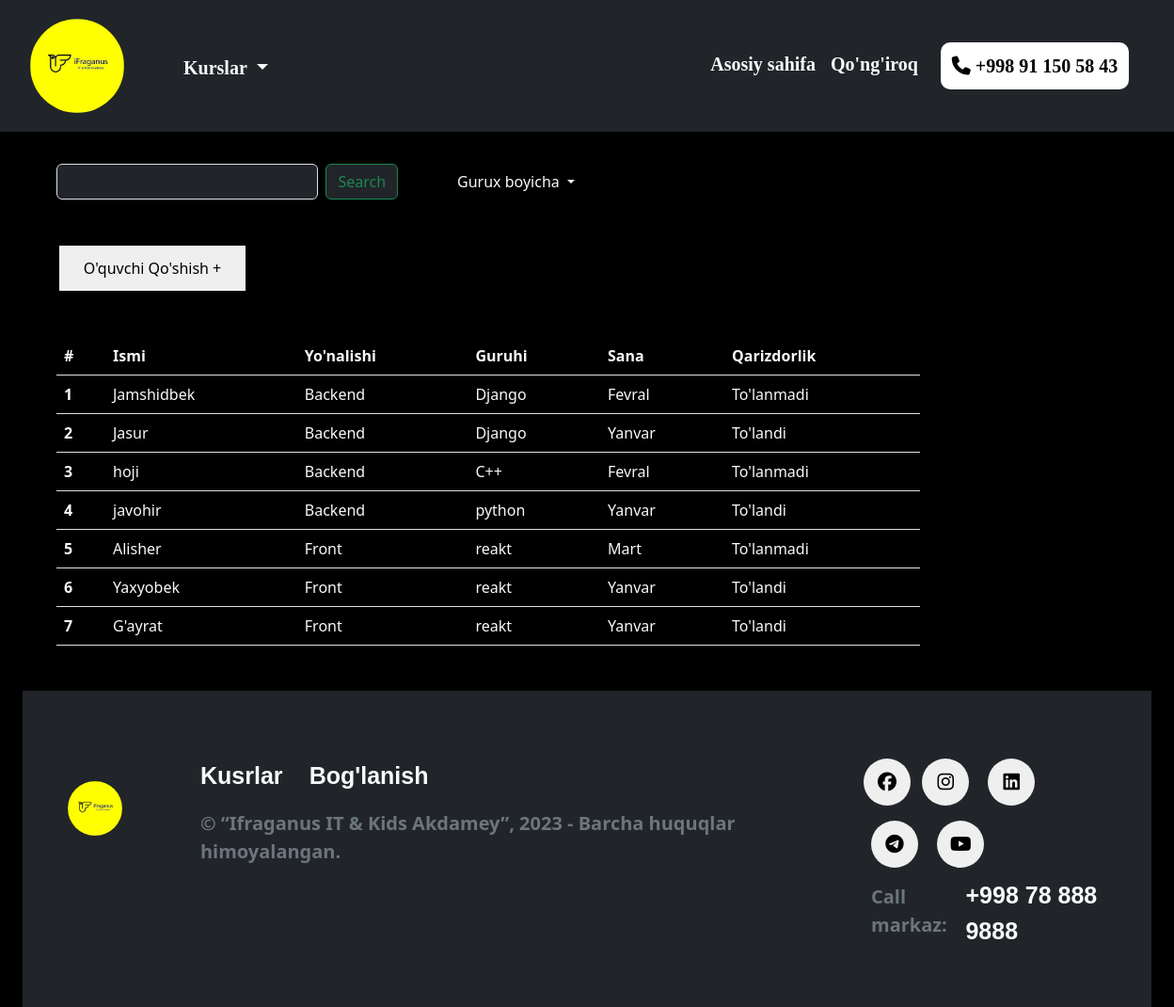
The app's page /Adminlar (signed in) with its own data.
### blog/models.py (models this page shows, shortened)
class Oquvchilar(models.Model):
    ismi_familya = models.CharField(max_length=200)
    yonalish = models.ForeignKey(Yonalish_Category, on_delete=models.CASCADE)
    guruhi = models.ForeignKey(Gurux_Category, on_delete=models.CASCADE)
    sana = models.ForeignKey(Sana_Category, on_delete=models.CASCADE)
    tolov = models.ForeignKey(Tolov_Category, on_delete=models.CASCADE)

class Yonalish_Category(models.Model):
    nomi = models.CharField(max_length=250)
    def __str__(self):
        return self.nomi

class Gurux_Category(models.Model):
    nomi = models.CharField(max_length=250)
    def __str__(self):
        return self.nomi

class Sana_Category(models.Model):
    nomi = models.CharField(max_length=250)
    def __str__(self):
        return self.nomi

class Tolov_Category(models.Model):
    nomi = models.CharField(max_length=250)
    def __str__(self):
        return self.nomi

### blog/views.py (the view)
# urls.py: path('Adminlar',Sinov,name="adminlar"),
@login_required
def Sinov(request):
    h = Oquvchilar.objects.all()
    guruh = Gurux_Category.objects.all()
    t = Yonalish_Category.objects.all()
    u = Sana_Category.objects.all()
    context = {
        "oquvchi": h,
        "grux": guruh,
        "yonalish": t,
        "sana": u
    }
    return render(request, 'Admin1/index.html', context=context)

### templates/Admin1/index.html (shortened to what this page needs)
{% load static %}
<!DOCTYPE html>
<html lang="en">
<head>
    <link rel="stylesheet" href="{% static 'Admin1/scss/style.css' %}">
    <link href="https://cdn.jsdelivr.net/npm/bootstrap@5.3.2/dist/css/bootstrap.min.css" rel="stylesheet">
    <link rel="stylesheet" href="https://cdnjs.cloudflare.com/ajax/libs/font-awesome/6.5.1/css/all.min.css">
</head>
<body class="bg-black">
    <div class="container-fluid">
        <div class="container-fluid">
        <div class="navbar row justify-content-around fixed-top bg-dark">
            <div class="nav-item col-lg-6 col-md-6 col-sm-6">
                <div class="nav-link d-flex d-lg-flex d-md-flex d-sm-flex d-none">
                    <img class="img-fluid" src="{% static 'Admin1/img/ifraganus.jpg' %}" alt="">
                    <div class="dropdown mt-1 d-lg-flex d-none">
                        <button class="btn dropdown-toggle text-light" type="button" data-bs-toggle="dropdown" aria-expanded="false">
                          Kurslar
                        </button>
                    </div>
                </div>
            </div>
            <div class="nav-item col-lg-6 col-md-6 col-sm-6 d-lg-flex d-none justify-content-end">
                <div class="nav-link mt-4">
                    <a class="m-2 text-light" href="{% url 'home' %}">Asosiy sahifa</a>
                </div>
                <div class="nav-link mt-4">
                    <a class="m-2 text-light" href="{% url 'tel' %}">Qo'ng'iroq</a>
                </div>
                <div class="nav-link m-3">
                    <a href="#"><button class="nav-button"><i class="fa-solid fa-phone"></i> <a class="link-nm" href="#">+998 91 150 58 43  </a> </button></a>
                </div>
            </div>
        </div>
        </div>
        <nav class="w-50 p-4 m-4">
            <div>
              <form class="d-flex" role="search" method="get" action="{% url 'search' %}">
                <input class="form-control me-2 bg-dark text-light" type="search" name="q" placeholder="Ism boyicha" aria-label="Search">
                <button class="btn btn-outline-success bg-dark" type="submit">Search</button>
                <div class="dropdown">
                    <button class="btn dropdown-toggle text-light" type="button" data-bs-toggle="dropdown" aria-expanded="false">
                      Gurux boyicha
                    </button>
                </div>
            </form>
            </div>
          </nav>
        <div class="Oquvchi w-100">
                    <a href="{% url 'oquvchi_create' %}"><button>O'quvchi Qo'shish +</button></a>
                </div>
          <table class="table w-75 m-5">
            <thead>
              <tr>
                <th class="text-light" scope="col">#</th>
                <th class="text-light" scope="col">Ismi</th>
                <th class="text-light" scope="col">Yo'nalishi</th>
                <th class="text-light" scope="col">Guruhi</th>
                <th class="text-light" scope="col">Sana</th>
                <th class="text-light" scope="col">Qarizdorlik</th>
              </tr>
            </thead>
            <tbody>
              {% for x in oquvchi %}
              <tr>
                <th scope="row" class="text-light">{{x.id}}</th>
                <td><a class="text-light text-decoration-none" href="{% url 'oquvchi_detail' x.id %}">{{x.ismi_familya}}</a></td>
                <td><a class="text-light text-decoration-none" href="{% url 'oquvchi_detail' x.id %}">{{x.yonalish}}</a></td>
                <td><a class="text-light text-decoration-none" href="{% url 'oquvchi_detail' x.id %}">{{x.guruhi}}</a></td>
                <td><a class="text-light text-decoration-none" href="{% url 'oquvchi_detail' x.id %}">{{x.sana}}</a></td>
                <td><a class="text-light text-decoration-none" href="{% url 'oquvchi_detail' x.id %}">{{x.tolov}}</a></td>
              </tr>
              {% endfor %}
            </tbody>
          </table>
          <div class="container-fluid mt-5">
            <div class="footer bg-dark">
              <div class="footer-flex row p-5">
                <div class="footer-item col-lg-9">
                  <div class="row">
                    <div class="ftr-item col-lg-2 mt-5">
                      <img class="img-fluid w-50" src="{% static 'Admin1/img/ifraganus.jpg' %}">
                    </div>
                    <div class="ftr-item col-lg-9 mt-4 d-lg-flex d-none">
                      <div>
                        <a class="text-decoration-none text-light" href="#">Kusrlar</a>
                        <a class="text-decoration-none text-light p-4" href="#">Bog'lanish</a>
                        <div class="pt-3">
                        <p class="text-secondary">© “Ifraganus IT & Kids Akdamey”, 2023 - Barcha huquqlar himoyalangan.</p>
                      </div>
                      </div>
                    </div>
                  </div>
                </div>
                <div class="footer-item col-lg-3 mt-3 d-lg-inline d-none">
                  <button><i class="fa-brands fa-facebook"></i></button>
                  <button class="m-2"><i class="fa-brands fa-instagram"></i></button>
                  <button class="m-2"><i class="fa-brands fa-linkedin"></i></button>
                  <button class="m-2"><i class="fa-brands fa-telegram"></i></button>
                  <button class="m-2"><i class="fa-brands fa-youtube"></i></button><br>
                  <div class="d-flex">
                    <p class="p-2 text-secondary">Call markaz:</p> <a class="p-1 text-light" href="#">+998 78 888 9888</a>
                  </div>
                </div>
              </div>
            </div>
          </div>
    </div>
</body>
</html>

### static/Admin1/scss/style.css (style rules this page uses)
.container-fluid .container-fluid .navbar { background: whitesmoke; width: 100%; height: auto; margin: auto; padding: 20px; }
.container-fluid .container-fluid .navbar .nav-item .nav-link img { height: 100px; width: 100px; border-radius: 50%; }
.container-fluid .container-fluid .navbar .nav-item .nav-link .dropdown { margin-left: 50px; }
.container-fluid .container-fluid .navbar .nav-item .nav-link .dropdown .btn { font-weight: bold; font-family: "Times New Roman", Times, serif; font-size: 20px; }
.container-fluid .container-fluid .navbar .nav-item a { color: black; text-decoration: none; font-size: 20px; font-family: "Times New Roman", Times, serif; font-weight: bolder; }
.container-fluid .container-fluid .navbar .nav-item .nav-button { width: 200px; padding: 10px; border: none; background: white; border-radius: 10px; }
.container-fluid .container-fluid { margin-top: 150px; }
.container-fluid .container-fluid .footer { background: whitesmoke; margin: 0; width: 100%; height: auto; padding: 0; }
.container-fluid .container-fluid .footer .footer-flex { padding-right: calc(var(--bs-gutter-x) * 0.1); padding-left: calc(var(--bs-gutter-x) * 0.1); }
.container-fluid .container-fluid .footer .footer-flex .footer-item button { border-radius: 50px; width: 50px; height: 50px; border: none; font-size: 20px; }
.container-fluid .container-fluid .footer .footer-flex .footer-item div p { font-size: 20px; font-weight: bolder; }
.container-fluid .container-fluid .footer .footer-flex .footer-item div a { text-decoration: none; font-family: "Gill Sans", "Gill Sans MT", Calibri, "Trebuchet MS", sans-serif; font-weight: bolder; font-size: 25px; margin-top: -1px; color: black; }
.container-fluid .container-fluid .footer .footer-flex .footer-item .ftr-item img { border-radius: 50%; width: 70%; }
.container-fluid .dropdown { margin-left: 50px; }
.container-fluid .Oquvchi { margin-left: 50px; }
.container-fluid .Oquvchi a button { width: 200px; height: 50px; border: 1px solid black; }
.container-fluid .table { --bs-table-bg: black; }

### records on screen
Oquvchilar: id "1", ismi_familya "Jamshidbek", yonalish "Backend", guruhi "Django", sana "Fevral", tolov "To'lanmadi"
Oquvchilar: id "2", ismi_familya "Jasur", yonalish "Backend", guruhi "Django", sana "Yanvar", tolov "To'landi"
Oquvchilar: id "3", ismi_familya "hoji", yonalish "Backend", guruhi "C++", sana "Fevral", tolov "To'lanmadi"
Oquvchilar: id "4", ismi_familya "javohir", yonalish "Backend", guruhi "python", sana "Yanvar", tolov "To'landi"
Oquvchilar: id "5", ismi_familya "Alisher", yonalish "Front", guruhi "reakt", sana "Mart", tolov "To'lanmadi"
Oquvchilar: id "6", ismi_familya "Yaxyobek", yonalish "Front", guruhi "reakt", sana "Yanvar", tolov "To'landi"
Oquvchilar: id "7", ismi_familya "G'ayrat", yonalish "Front", guruhi "reakt", sana "Yanvar", tolov "To'landi"
